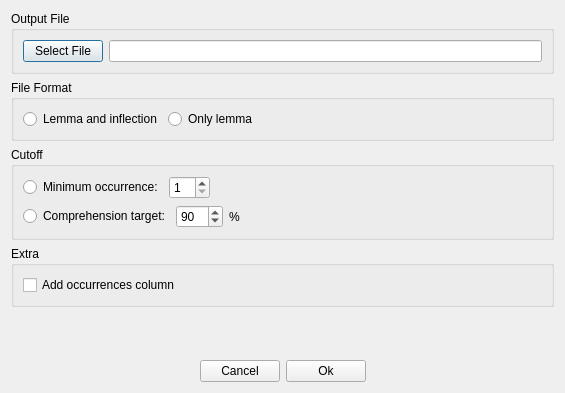
<?xml version="1.0" encoding="UTF-8"?>
<ui version="4.0">
 <class>GeneratorOutputDialog</class>
 <widget class="QDialog" name="GeneratorOutputDialog">
  <property name="geometry">
   <rect>
    <x>0</x>
    <y>0</y>
    <width>565</width>
    <height>393</height>
   </rect>
  </property>
  <property name="windowTitle">
   <string>Generator Output</string>
  </property>
  <layout class="QVBoxLayout" name="verticalLayout_5">
   <item>
    <widget class="QGroupBox" name="groupBox_4">
     <property name="title">
      <string>Output File</string>
     </property>
     <layout class="QVBoxLayout" name="verticalLayout_4">
      <item>
       <layout class="QHBoxLayout" name="horizontalLayout">
        <item>
         <widget class="QPushButton" name="selectFilePushButton">
          <property name="text">
           <string>Select File</string>
          </property>
         </widget>
        </item>
        <item>
         <widget class="QLineEdit" name="outputLineEdit"/>
        </item>
       </layout>
      </item>
     </layout>
    </widget>
   </item>
   <item>
    <widget class="QGroupBox" name="groupBox">
     <property name="title">
      <string>File Format</string>
     </property>
     <layout class="QVBoxLayout" name="verticalLayout">
      <item>
       <layout class="QHBoxLayout" name="horizontalLayout_5">
        <item>
         <widget class="QRadioButton" name="storeMorphLemmaAndInflectionRadioButton">
          <property name="text">
           <string>Lemma and inflection</string>
          </property>
         </widget>
        </item>
        <item>
         <widget class="QRadioButton" name="storeOnlyMorphLemmaRadioButton">
          <property name="text">
           <string>Only lemma</string>
          </property>
         </widget>
        </item>
        <item>
         <spacer name="horizontalSpacer_5">
          <property name="orientation">
           <enum>Qt::Horizontal</enum>
          </property>
          <property name="sizeHint" stdset="0">
           <size>
            <width>40</width>
            <height>20</height>
           </size>
          </property>
         </spacer>
        </item>
       </layout>
      </item>
     </layout>
    </widget>
   </item>
   <item>
    <widget class="QGroupBox" name="groupBox_3">
     <property name="title">
      <string>Cutoff</string>
     </property>
     <layout class="QVBoxLayout" name="verticalLayout_2">
      <item>
       <layout class="QHBoxLayout" name="horizontalLayout_2">
        <item>
         <widget class="QRadioButton" name="minOccurrenceRadioButton">
          <property name="text">
           <string>Minimum occurrence:</string>
          </property>
          <attribute name="buttonGroup">
           <string notr="true">buttonGroup</string>
          </attribute>
         </widget>
        </item>
        <item>
         <widget class="QSpinBox" name="minOccurrenceSpinBox">
          <property name="minimum">
           <number>1</number>
          </property>
          <property name="maximum">
           <number>99</number>
          </property>
         </widget>
        </item>
        <item>
         <spacer name="horizontalSpacer_2">
          <property name="orientation">
           <enum>Qt::Horizontal</enum>
          </property>
          <property name="sizeHint" stdset="0">
           <size>
            <width>40</width>
            <height>20</height>
           </size>
          </property>
         </spacer>
        </item>
       </layout>
      </item>
      <item>
       <layout class="QHBoxLayout" name="horizontalLayout_3">
        <item>
         <widget class="QRadioButton" name="comprehensionRadioButton">
          <property name="text">
           <string>Comprehension target:</string>
          </property>
          <attribute name="buttonGroup">
           <string notr="true">buttonGroup</string>
          </attribute>
         </widget>
        </item>
        <item>
         <widget class="QSpinBox" name="comprehensionSpinBox">
          <property name="minimum">
           <number>1</number>
          </property>
          <property name="maximum">
           <number>100</number>
          </property>
          <property name="value">
           <number>90</number>
          </property>
         </widget>
        </item>
        <item>
         <widget class="QLabel" name="label">
          <property name="text">
           <string>%</string>
          </property>
         </widget>
        </item>
        <item>
         <spacer name="horizontalSpacer_3">
          <property name="orientation">
           <enum>Qt::Horizontal</enum>
          </property>
          <property name="sizeHint" stdset="0">
           <size>
            <width>40</width>
            <height>20</height>
           </size>
          </property>
         </spacer>
        </item>
       </layout>
      </item>
     </layout>
    </widget>
   </item>
   <item>
    <widget class="QGroupBox" name="groupBox_2">
     <property name="title">
      <string>Extra</string>
     </property>
     <layout class="QVBoxLayout" name="verticalLayout_3">
      <item>
       <widget class="QCheckBox" name="addOccurrencesColumnCheckBox">
        <property name="text">
         <string>Add occurrences column</string>
        </property>
       </widget>
      </item>
     </layout>
    </widget>
   </item>
   <item>
    <spacer name="verticalSpacer">
     <property name="orientation">
      <enum>Qt::Vertical</enum>
     </property>
     <property name="sizeHint" stdset="0">
      <size>
       <width>20</width>
       <height>2</height>
      </size>
     </property>
    </spacer>
   </item>
   <item>
    <layout class="QHBoxLayout" name="horizontalLayout_4">
     <item>
      <spacer name="horizontalSpacer">
       <property name="orientation">
        <enum>Qt::Horizontal</enum>
       </property>
       <property name="sizeHint" stdset="0">
        <size>
         <width>40</width>
         <height>20</height>
        </size>
       </property>
      </spacer>
     </item>
     <item>
      <widget class="QPushButton" name="cancelPushButton">
       <property name="text">
        <string>Cancel</string>
       </property>
      </widget>
     </item>
     <item>
      <widget class="QPushButton" name="okPushButton">
       <property name="text">
        <string>Ok</string>
       </property>
      </widget>
     </item>
     <item>
      <spacer name="horizontalSpacer_4">
       <property name="orientation">
        <enum>Qt::Horizontal</enum>
       </property>
       <property name="sizeHint" stdset="0">
        <size>
         <width>40</width>
         <height>20</height>
        </size>
       </property>
      </spacer>
     </item>
    </layout>
   </item>
  </layout>
 </widget>
 <resources/>
 <connections/>
 <buttongroups>
  <buttongroup name="buttonGroup"/>
 </buttongroups>
</ui>
